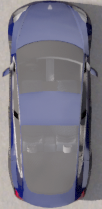
#> input picture sim_workspace/bev_surround/data/tesla_car.png, 102 x 209 px
$ python bev_surround_py3.py
#> lines starting #> are read from the running program, lines starting #| are printed output that depends on the picture
import socket
import numpy as np
import cv2
from config import *

TCP_PORT = 9999
HOST = "127.0.0.1"
# 四合一的图像尺寸
IMG_HEIGHT = 960
IMG_WIDTH = 1280

# 相机内参
image_height = 480
image_width = 640
cx = image_width / 2
cy = image_height / 2
fx = 184.7520861406803
fy = 184.7520861406803
#
calib_H_param = {}
calib_polygons_param = {
    "front": np.array([[0, 0], [600, 0], [346, 285], [254, 285]], dtype=np.int32),
    "back": np.array([[0, 800], [254, 515], [346, 515], [600, 800]], dtype=np.int32),
    "left": np.array([[0, 0], [254, 285], [254, 512], [0, 800]], dtype=np.int32),
    "right": np.array([[600, 0], [600, 800], [346, 515], [346, 285]], dtype=np.int32)
}
#read car
tesla_car = cv2.imread(f"data/tesla_car.png")
#> tesla_car is the input picture: shape (209, 102, 3); mean B, G, R 131.8, 119.2, 121.1
car_width = int(CAR_WIDTH / RESOLUTION)
car_height = int(CAR_LENGTH / RESOLUTION)
car_x1 = int((BEV_WIDTH - car_width) / 2)
car_x2 = int((BEV_WIDTH + car_width) / 2)
car_y1 = int((BEV_HEIGHT - car_height) / 2)
car_y2 = int((BEV_HEIGHT + car_height) / 2)

# [8 lines left out: function recv_all, not called in this run]


def connect_socket():
    sock = socket.socket(socket.AF_INET, socket.SOCK_STREAM)
    sock.connect((HOST, TCP_PORT))
    print("Connected to server at {}:{}".format(HOST, TCP_PORT))
    return sock

# [9 lines left out: function cv2_crop, not called in this run]

def Init_Params():
    #read homography
    f_H = np.load(f"data/front_homography.npy")
#> (reads sim_workspace/bev_surround/data/front_homography.npy from the repository)
    calib_H_param["front"] = f_H
    b_H = np.load(f"data/back_homography.npy")
#> (reads sim_workspace/bev_surround/data/back_homography.npy from the repository)
    calib_H_param["back"] = b_H
    l_H = np.load(f"data/left_homography.npy")
#> (reads sim_workspace/bev_surround/data/left_homography.npy from the repository)
    calib_H_param["left"] = l_H
    r_H = np.load(f"data/right_homography.npy")
#> (reads sim_workspace/bev_surround/data/right_homography.npy from the repository)
    calib_H_param["right"] = r_H

# [26 lines left out: function copy_polygon_roi_same_size, not called in this run]

def main():
    Init_Params()
    resize_tesla_car = cv2.resize(tesla_car, (car_width, car_height))
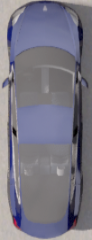
#> resize_tesla_car: shape (240, 92, 3); mean B, G, R 131.7, 119.1, 121

    while True:
        try:
            sock = connect_socket()
            while True:
                header_buf = recv_all(sock, 16)
                data_len = int(header_buf.strip())

                buffer = recv_all(sock, data_len)

                img = np.frombuffer(buffer, dtype=np.uint8).reshape(IMG_HEIGHT, IMG_WIDTH, 3)
                # 4路图像拼接
                # [ front ][ left ]
                # [ right ][ back ]
                bev_img = np.zeros((BEV_HEIGHT, BEV_WIDTH, 3), dtype=np.uint8)
                bev_img[car_y1:car_y2, car_x1:car_x2] = resize_tesla_car

                front_image = cv2_crop(img, 0, 0, image_width, image_height)
                front_bev_img = cv2.warpPerspective(front_image, calib_H_param["front"], (BEV_WIDTH, BEV_HEIGHT))
                bev_img = copy_polygon_roi_same_size(front_bev_img, bev_img, calib_polygons_param["front"])

                back_image = cv2_crop(img, image_width, image_height, image_width * 2, image_height * 2)
                back_bev_img = cv2.warpPerspective(back_image, calib_H_param["back"], (BEV_WIDTH, BEV_HEIGHT))
                bev_img = copy_polygon_roi_same_size(back_bev_img, bev_img, calib_polygons_param["back"])

                left_image = cv2_crop(img, image_width, 0, image_width * 2, image_height)
                left_bev_img = cv2.warpPerspective(left_image, calib_H_param["left"], (BEV_WIDTH, BEV_HEIGHT))
                bev_img = copy_polygon_roi_same_size(left_bev_img, bev_img, calib_polygons_param["left"])

                right_image = cv2_crop(img, 0, image_height, image_width, image_height * 2)
                right_bev_img = cv2.warpPerspective(right_image, calib_H_param["right"], (BEV_WIDTH, BEV_HEIGHT))
                bev_img = copy_polygon_roi_same_size(right_bev_img, bev_img, calib_polygons_param["right"])

                cv2.imshow("Carla RGB", bev_img)
                if cv2.waitKey(1) & 0xFF == ord('q'):
                    cv2.destroyAllWindows()
                    sock.close()
                    return

        except ConnectionError:
            print("Connection lost, reconnecting...")
            cv2.destroyAllWindows()
            import time
            time.sleep(1)
        except Exception as e:
            print("Error:", e)
            break

    cv2.destroyAllWindows()


if __name__ == "__main__":
    main()
